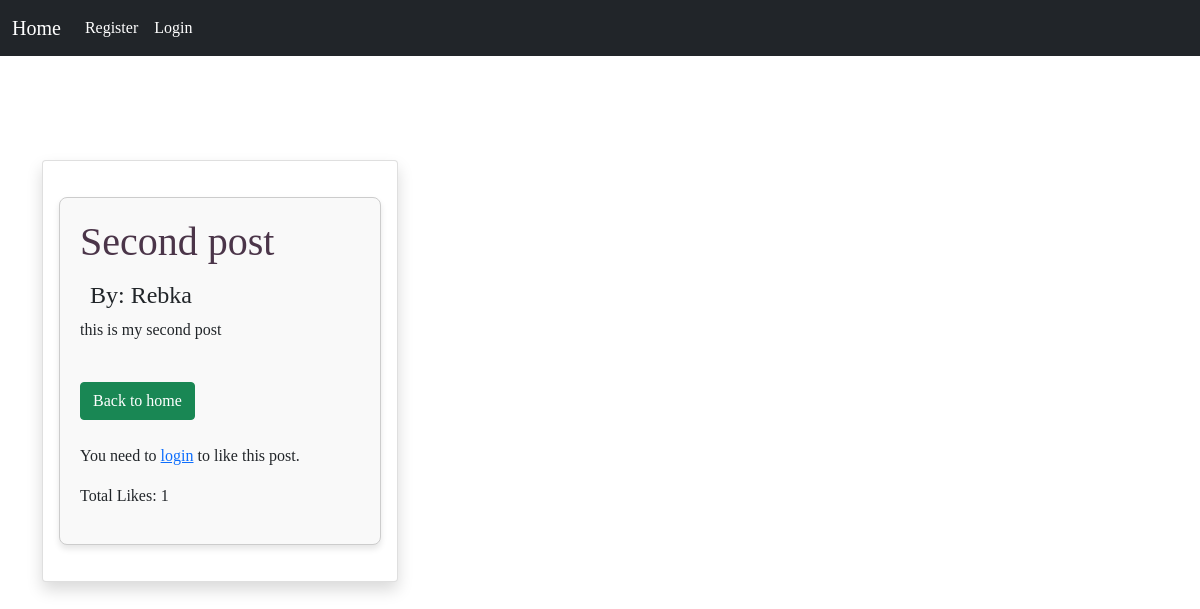
Screenshot of /post/2 with the database file from the repository.
### blogs/models.py (models this page shows, shortened)
class Post(models.Model):
    title=models.CharField(max_length=200)
    author=models.ForeignKey(User, on_delete=models.CASCADE)
    body=models.TextField()
    likes=models.ManyToManyField(User, related_name='blog_posts',blank=True)
    def total_likes(self):
        return self.likes.count()

### blogs/views.py (the view)
# urls.py: path('post/<int:pk>',PostDetail.as_view(), name="post detail"),
class PostDetail(DetailView):
    model = Post
    template_name = 'post_detail.html'
    def get_context_data(self, *args, **kwargs):
        context = super(PostDetail, self).get_context_data(*args, **kwargs)
        my_like = get_object_or_404(Post, id=self.kwargs['pk'])
        total_likes = my_like.total_likes()
        liked = False
        if self.request.user.is_authenticated and my_like.likes.filter(id=self.request.user.id).exists():
            liked = True
        context["total_likes"] = total_likes
        context["liked"] = liked
        return context

### blogs/templates/post_detail.html (shortened to what this page needs)
<!DOCTYPE html>
<html lang="en">
<head>
</head>
<body>
    {% extends "a.html" %}
    {% block content %}
    <div class="container">
        <div class="row mt-5 pt-3">
            <div class="col-md-4">
                <div class="card my-3 shadow">
                    <div class="card-body">
                        <div class="post-box">
                            <h1>{{ post.title }}</h1>
                            <h4>By: {{ post.author.first_name }}</h4>
                            <p>{{ post.body }}</p>
                            <br>
                            <a href="{% url 'home' %}" class="btn btn-success">Back to home</a>
                            <br>
                            <br>
                            {% if user.is_authenticated %}
                                <form action="{% url 'like Post' post.id %}" method="POST">
                                    {% csrf_token %}
                                    {% if liked %}
                                        <button type="submit" class="btn btn-danger">Unlike</button>
                                    {% else %}
                                        <button type="submit" class="btn btn-primary">Like</button>
                                    {% endif %}
                                </form>
                            {% else %}
                                <p>You need to <a href="{% url 'login' %}">login</a> to like this post.</p>
                            {% endif %}
                            <p>Total Likes: {{ total_likes }}</p>
                            </div>
                    </div>
                </div>
            </div>
        </div>
    </div>
    {% endblock %}

### blogs/templates/post_detail.html (style rules this page uses)
h1 { color: rgb(75, 53, 73); }
h4 { margin: 10px; }
div { font-family: 'Times New Roman'; }
.post-box { border: 1px solid #ccc; padding: 20px; margin: 20px 0; border-radius: 8px; background-color: #f9f9f9; box-shadow: 0px 4px 6px rgba(0, 0, 0, 0.1); }
.post-box h1 { margin-bottom: 15px; }
.post-box .btn { margin-right: 10px; }

### rows the page displays
Post: title "Second post", author.first_name "Rebka", body "this is my second post"

### other values shown
{{ total_likes }} "1"
